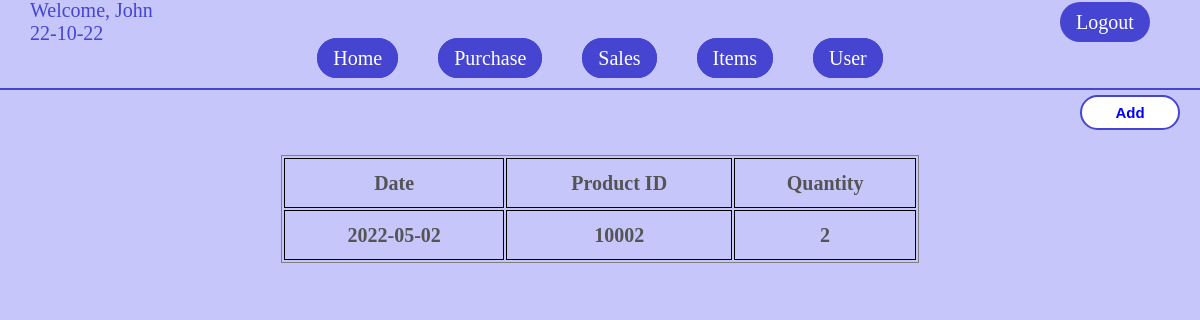
/purchase.php (signed in), run on the app's committed database.
### tables this page shows
CREATE TABLE `purchase` (
  `productID` int(11) NOT NULL,
  `dates` date NOT NULL,
  `qty` int(11) NOT NULL
);

### purchase.php (the view, shortened to what this page needs)
<!DOCTYPE html>
<html lang="en">
<head>
    <link rel="stylesheet" href="src/Styles/purchase.css">
    <link rel="stylesheet" href="src/Styles/header.css">
</head>
<body>
    <div class="navbar">
        <div class="greeting">
            <?php
                echo "<p>Welcome, ", $_SESSION['fname'], "<br>",  date('y-m-d'), "</p>";
            ?>
            <a href="logout.php">Logout</a>
        </div>
        <div class="menubar">
            <ul>
                <li><a href="home.php">Home</a></li>
                <li><a href="purchase.php">Purchase</a></li>
                <li><a href="sales.php">Sales</a></li>
                <li><a href="items.php">Items</a></li>
                <li><a href="user.php">User</a></li>
            </ul>
        </div>
    </div>
    <div class="add-product">
        <button><a href="addToPurchase.php">Add</a></button>
    </div>
    <div class="display-purchase">
        <?php
            require 'config.php' ;
            $query = "SELECT * FROM purchase ORDER BY dates DESC";
            if($result = mysqli_query($connection, $query)){
                echo "<table>";
                echo "<tr><th>Date</th><th>Product ID</th><th>Quantity</th></tr>";
                while($row = mysqli_fetch_array($result)){
                    echo "<tr><th>", $row['dates'], "</th><th>", $row['productID'], "</th><th>", $row['qty'],"</th></tr>";
                }
                echo "</table>";
            }
        ?>
    </div>
</body>
</html>

### src/Styles/purchase.css (style rules this page uses)
* { margin: 0px; padding: 0px; box-sizing: border-box; }
body { background-color:rgba(125, 125, 244, 0.432); }
.add-product { width: 100%; height: 45px; display: flex; align-items: center; position: relative; }
.add-product button { position: absolute; right: 20px; text-decoration: none; width: 100px; height: 35px; background-color: white; border: 2px solid rgb(69, 69, 209); border-radius: 20px; }
.add-product a { padding: 10px; text-decoration: none; font-size: 15px; color: blue; font-weight: bold; }
.display-purchase { width: 100%; display: flex; justify-content: center; padding: 20px; }
table { width: 55%; border:1px solid gray; font-size: 20px; color: rgb(84, 84, 84); }
table tr th { border:1px solid black; height: 50px; }

### src/Styles/header.css (style rules this page uses)
.navbar { width: 100%; height: 90px; border-bottom: 2px solid rgb(69, 69, 209); }
.greeting { width: 100%; height: 50%; display: flex; position: relative; align-items: center; }
.greeting p { position: absolute; left: 30px; color: rgb(69, 69, 209); font-size: 20px; }
.greeting a { width: 90px; height: 40px; display: flex; align-items: center; justify-content: center; position: absolute; right: 50px; font-size: 20px; text-decoration: none; background-color: rgb(69, 69, 209); color: white; border-radius: 20px; }
.menubar { width: 100%; height: 50%; display: flex; align-items: center; justify-content: space-around; }
.menubar ul { display: flex; text-decoration: none; margin-bottom: 15px; }
.menubar ul li { margin: 0px 20px; font-size: 20px; list-style-type: none; }
.menubar ul li a { text-decoration: none; background-color:rgb(69, 69, 209); padding: 7px 14px; border: 2px solid rgb(69, 69, 209); border-radius: 20px; color: white; transition: 0.5s; }

### data on the page
purchase: dates "2022-05-02", productID "10002", qty "2"

### other printed values
$_SESSION['fname'] "John"
